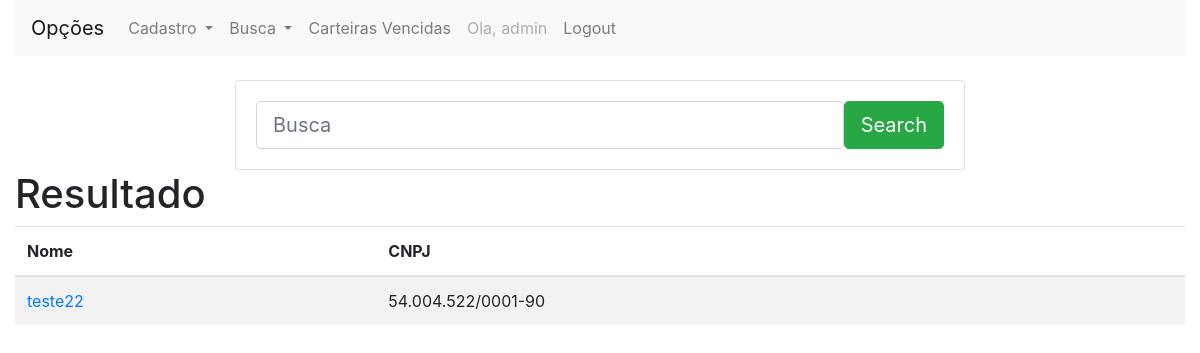
The app's page /core/search_academia/ (signed in), older data.
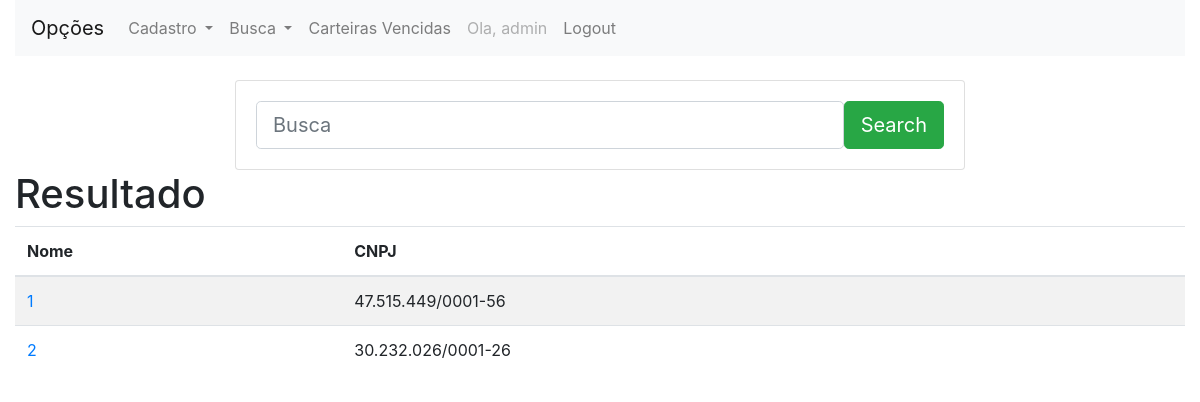
The same page, newer data.
### core/models.py (models this page shows, shortened)
class Academia(models.Model): # Classe Academia
    IDAcademia = models.AutoField(primary_key=True, unique=True)
    Nome = models.CharField(max_length=45)
    CNPJ = models.CharField(max_length=20, unique=True)
    CEP = models.CharField(max_length=20)
    Rua = models.CharField(max_length=50)
    Numero = models.SmallIntegerField()
    Complemento = models.CharField(max_length=50, blank=True, null=True)
    Bairro = models.CharField(max_length=50)
    Estado = models.CharField(max_length=50)
    Cidade = models.CharField(max_length=50)
    Telefone1 = models.CharField(max_length=20)
    Telefone2 = models.CharField(max_length=20)

### core/views.py (the view)
# urls.py: path('search_academia/', search_academia.as_view(), name='search_academia'), # SEARCH
class search_academia(ListView):
    model = Academia
    template_name = 'core/search_academia.html'
    def get_queryset(self): # new
        query = self.request.GET.get('q')
        if not query :
            query = ""
        object_list = Academia.objects.filter(
            Q(Nome__icontains=query) | Q(CNPJ__icontains=query)
        )
        return object_list

### core/templates/core/search_academia.html (shortened to what this page needs)
{% extends 'core/base.html' %}
{% block main %}
{% include 'core/menu.html' %}
<div class="container">
  <br/>
	<div class="row justify-content-center">
    <div class="col-12 col-md-10 col-lg-8">
        <form class="card card-sm" action="{% url 'search_academia' %}" method="get">
            <div class="card-body row no-gutters align-items-center">
                <div class="col">
                    <input class="form-control form-control-lg form-control-borderless" type="search" placeholder="Busca" aria-label="Busca" name="q">
                </div>
                <div class="col-auto">
                    <button class="btn btn-lg btn-success" type="submit">Search</button>
                </div>
            </div>
        </form>
    </div>
  </div>
</div>
<h1>Resultado</h1>
<table class="table table-striped">
  <thead>
    <tr>
      <th scope="col">Nome</th>
      <th scope="col">CNPJ</th>
    </tr>
  </thead>
  <tbody>
    {% for academia in object_list %}
        <tr>
            <td><a href="{% url 'core_update_academia' academia.IDAcademia %}">{{ academia.Nome }}</a></td>
            <td>{{ academia.CNPJ }}</td>
        </tr>
    {% endfor %}
  </tbody>
</table>
{% endblock %}

Row changes from the older to the newer data that the page shows:
added Academia: Nome "1", CNPJ "47.515.449/0001-56"
changed Academia (number 2 of 2 on the later page): Nome "teste22" → "2"; CNPJ "54.004.522/0001-90" → "30.232.026/0001-26"
